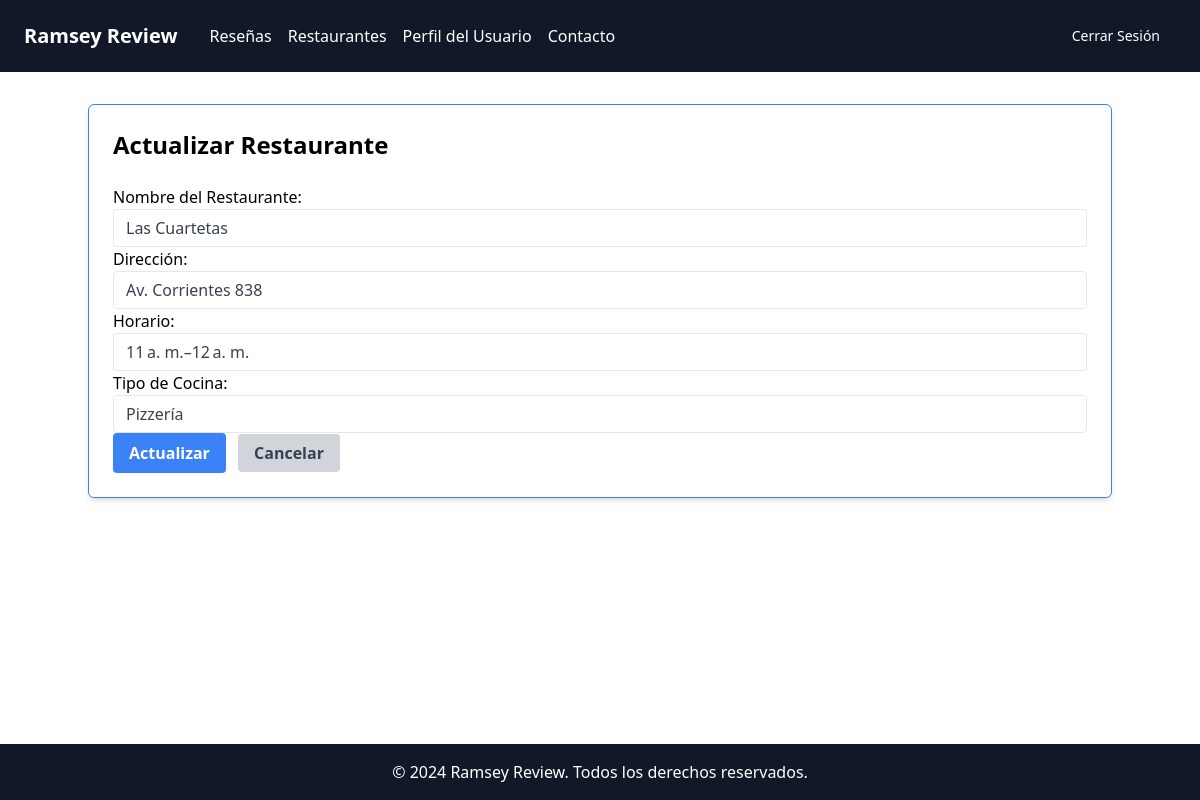
The page /restaurantes/update/13/ (signed in) on the database its author committed.
### apps/Restaurantes/models.py (models this page shows, shortened)
class Restaurante(models.Model):
    nombre = models.CharField(max_length=100)
    direccion = models.CharField(max_length=100)
    horario = models.CharField(max_length=100)
    tipo = models.CharField(max_length=50)

### apps/Restaurantes/views.py (the view, shortened to what this page needs)
# urls.py: path('update/<int:pk>/', UpdateRestaurante.as_view(), name='update_restaurante'),
class UpdateRestaurante(RestaurantesRequiredMixin, UpdateView):
    model = Restaurante
    form_class = RestauranteForm
    template_name = 'update_restaurante.html'
    context_object_name = 'restaurante'
    success_url = reverse_lazy('list_restaurante')

### apps/Restaurantes/forms.py
class RestauranteForm(forms.ModelForm):
    class Meta:
        model = Restaurante
        fields = '__all__'
        widgets = {
            'nombre': forms.TextInput(attrs={'class': 'appearance-none border rounded w-full py-2 px-3 text-gray-700 leading-tight focus:outline-none focus:shadow-outline'}),
            'direccion': forms.TextInput(attrs={'class': 'appearance-none border rounded w-full py-2 px-3 text-gray-700 leading-tight focus:outline-none focus:shadow-outline'}),
            'tipo': forms.TextInput(attrs={'class': 'appearance-none border rounded w-full py-2 px-3 text-gray-700 leading-tight focus:outline-none focus:shadow-outline'}),
            'horario': forms.TextInput(attrs={'class': 'appearance-none border rounded w-full py-2 px-3 text-gray-700 leading-tight focus:outline-none focus:shadow-outline'}),
        }
        labels = {
            'nombre': 'Nombre del Restaurante',
            'direccion': 'Dirección',
            'horario': 'Horario',
            'tipo': 'Tipo de Cocina',
        }

### apps/customUser/decorador.py (called while the page is built)
    def dispatch(self, request, *args, **kwargs):
        if not request.user.is_authenticated:
            return self.handle_no_permission()
        if request.user.is_staff == False:
            messages.error(request, "No tienes permisos para acceder a esta página.")
            return redirect(reverse('custom_login'))  # Usar 'custom_login' en lugar de 'login'
        return super().dispatch(request, *args, **kwargs)

### apps/Restaurantes/templates/update_restaurante.html (shortened to what this page needs)
{% extends 'base.html' %}
{% block content %}
<div class="container mx-auto mt-8">
    <div class="bg-white shadow-md rounded-md overflow-hidden border border-blue-500 p-6">
        <h2 class="text-2xl font-bold mb-6">Actualizar Restaurante</h2>
        <form method="post">
            {{ form.as_p }}
            <button type="submit" class="bg-blue-500 hover:bg-blue-700 text-white font-bold py-2 px-4 rounded">
                Actualizar
            </button>
            <a href="{% url 'list_restaurante' %}" class="bg-gray-300 hover:bg-gray-400 text-gray-700 font-bold py-2 px-4 rounded ml-2">
                Cancelar
            </a>
        </form>
    </div>
</div>
{% endblock %}

### rows shown on the page
Restaurante: nombre "Las Cuartetas", direccion "Av. Corrientes 838", horario "11 a. m.–12 a. m.", tipo "Pizzería"
